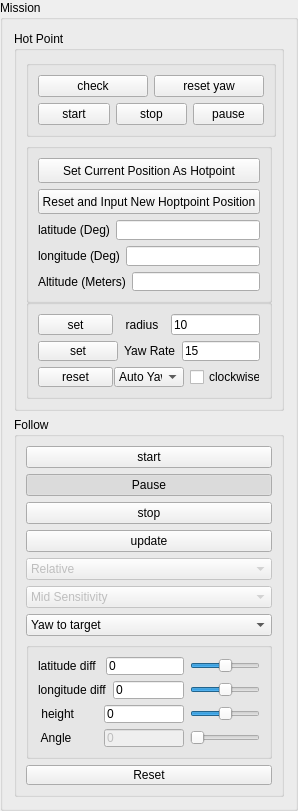
             <widget class="QGroupBox" name="gb_Mission">
              <property name="maximumSize">
               <size>
                <width>300</width>
                <height>800</height>
               </size>
              </property>
              <property name="title">
               <string>Mission</string>
              </property>
              <layout class="QVBoxLayout" name="verticalLayout_66">
               <item>
                <widget class="QGroupBox" name="groupBox_5">
                 <property name="enabled">
                  <bool>true</bool>
                 </property>
                 <property name="minimumSize">
                  <size>
                   <width>270</width>
                   <height>380</height>
                  </size>
                 </property>
                 <property name="maximumSize">
                  <size>
                   <width>270</width>
                   <height>400</height>
                  </size>
                 </property>
                 <property name="title">
                  <string>Hot Point</string>
                 </property>
                 <layout class="QVBoxLayout" name="verticalLayout_59">
                  <item>
                   <widget class="QGroupBox" name="groupBox13_2">
                    <property name="minimumSize">
                     <size>
                      <width>250</width>
                      <height>0</height>
                     </size>
                    </property>
                    <property name="maximumSize">
                     <size>
                      <width>250</width>
                      <height>16777215</height>
                     </size>
                    </property>
                    <layout class="QVBoxLayout" name="verticalLayout_35">
                     <item>
                      <layout class="QHBoxLayout" name="horizontalLayout_40">
                       <item>
                        <widget class="QPushButton" name="btn_camera_send_8">
                         <property name="text">
                          <string>check</string>
                         </property>
                        </widget>
                       </item>
                       <item>
                        <widget class="QPushButton" name="btn_camera_send_7">
                         <property name="text">
                          <string>reset yaw</string>
                         </property>
                        </widget>
                       </item>
                      </layout>
                     </item>
                     <item>
                      <layout class="QHBoxLayout" name="horizontalLayout_37">
                       <item>
                        <widget class="QPushButton" name="btn_hotPoint_start">
                         <property name="text">
                          <string>start</string>
                         </property>
                        </widget>
                       </item>
                       <item>
                        <widget class="QPushButton" name="btn_hotPoint_stop">
                         <property name="text">
                          <string>stop</string>
                         </property>
                        </widget>
                       </item>
                       <item>
                        <widget class="QPushButton" name="btn_hp_pause">
                         <property name="text">
                          <string>pause</string>
                         </property>
                         <property name="checkable">
                          <bool>true</bool>
                         </property>
                        </widget>
                       </item>
                      </layout>
                     </item>
                    </layout>
                   </widget>
                  </item>
                  <item>
                   <widget class="QGroupBox" name="groupBox10">
                    <property name="minimumSize">
                     <size>
                      <width>0</width>
                      <height>160</height>
                     </size>
                    </property>
                    <property name="maximumSize">
                     <size>
                      <width>16777215</width>
                      <height>160</height>
                     </size>
                    </property>
                    <layout class="QVBoxLayout" name="verticalLayout_39">
                     <item>
                      <widget class="QPushButton" name="btn_hotPoint_current">
                       <property name="minimumSize">
                        <size>
                         <width>0</width>
                         <height>25</height>
                        </size>
                       </property>
                       <property name="text">
                        <string>Set Current Position As Hotpoint</string>
                       </property>
                      </widget>
                     </item>
                     <item>
                      <widget class="QPushButton" name="btn_hp_data">
                       <property name="minimumSize">
                        <size>
                         <width>0</width>
                         <height>25</height>
                        </size>
                       </property>
                       <property name="text">
                        <string>Reset and Input New Hoptpoint Position</string>
                       </property>
                      </widget>
                     </item>
                     <item>
                      <layout class="QVBoxLayout" name="verticalLayout_34">
                       <item>
                        <layout class="QHBoxLayout" name="horizontalLayout_41">
                         <item>
                          <widget class="QLabel" name="label_29">
                           <property name="text">
                            <string>latitude (Deg)</string>
                           </property>
                          </widget>
                         </item>
                         <item>
                          <widget class="QLineEdit" name="le_hp_la">
                           <property name="minimumSize">
                            <size>
                             <width>80</width>
                             <height>0</height>
                            </size>
                           </property>
                           <property name="focusPolicy">
                            <enum>Qt::ClickFocus</enum>
                           </property>
                           <property name="text">
                            <string/>
                           </property>
                          </widget>
                         </item>
                        </layout>
                       </item>
                       <item>
                        <layout class="QHBoxLayout" name="horizontalLayout_42">
                         <item>
                          <widget class="QLabel" name="label_30">
                           <property name="text">
                            <string>longitude (Deg)</string>
                           </property>
                          </widget>
                         </item>
                         <item>
                          <widget class="QLineEdit" name="le_hp_lo">
                           <property name="focusPolicy">
                            <enum>Qt::ClickFocus</enum>
                           </property>
                           <property name="text">
                            <string/>
                           </property>
                          </widget>
                         </item>
                        </layout>
                       </item>
                       <item>
                        <layout class="QHBoxLayout" name="horizontalLayout_43">
                         <item>
                          <widget class="QLabel" name="label_31">
                           <property name="text">
                            <string>Altitude (Meters)</string>
                           </property>
                          </widget>
                         </item>
                         <item>
                          <widget class="QLineEdit" name="le_hp_al">
                           <property name="focusPolicy">
                            <enum>Qt::ClickFocus</enum>
                           </property>
                           <property name="text">
                            <string/>
                           </property>
                          </widget>
                         </item>
                        </layout>
                       </item>
                      </layout>
                     </item>
                    </layout>
                   </widget>
                  </item>
                  <item>
                   <widget class="QGroupBox" name="verticalGroupBox2">
                    <property name="minimumSize">
                     <size>
                      <width>0</width>
                      <height>100</height>
                     </size>
                    </property>
                    <property name="maximumSize">
                     <size>
                      <width>16777215</width>
                      <height>100</height>
                     </size>
                    </property>
                    <layout class="QVBoxLayout" name="verticalLayout_51">
                     <item>
                      <layout class="QHBoxLayout" name="horizontalLayout_39" stretch="0,0,0">
                       <item>
                        <widget class="QPushButton" name="btn_hp_setRadius">
                         <property name="maximumSize">
                          <size>
                           <width>75</width>
                           <height>16777215</height>
                          </size>
                         </property>
                         <property name="text">
                          <string>set</string>
                         </property>
                        </widget>
                       </item>
                       <item>
                        <widget class="QLabel" name="label_32">
                         <property name="text">
                          <string>  radius  </string>
                         </property>
                        </widget>
                       </item>
                       <item>
                        <widget class="QLineEdit" name="le_hp_ra">
                         <property name="focusPolicy">
                          <enum>Qt::ClickFocus</enum>
                         </property>
                         <property name="text">
                          <string>10</string>
                         </property>
                        </widget>
                       </item>
                      </layout>
                     </item>
                     <item>
                      <layout class="QHBoxLayout" name="horizontalLayout_48">
                       <item>
                        <widget class="QPushButton" name="btn_hp_setPal">
                         <property name="text">
                          <string>set</string>
                         </property>
                        </widget>
                       </item>
                       <item>
                        <widget class="QLabel" name="label_33">
                         <property name="text">
                          <string>Yaw Rate</string>
                         </property>
                        </widget>
                       </item>
                       <item>
                        <widget class="QLineEdit" name="le_hp_pa">
                         <property name="focusPolicy">
                          <enum>Qt::ClickFocus</enum>
                         </property>
                         <property name="text">
                          <string>15</string>
                         </property>
                        </widget>
                       </item>
                      </layout>
                     </item>
                     <item>
                      <layout class="QHBoxLayout" name="horizontalLayout_53">
                       <item>
                        <widget class="QPushButton" name="btn_hp_setYaw">
                         <property name="minimumSize">
                          <size>
                           <width>75</width>
                           <height>0</height>
                          </size>
                         </property>
                         <property name="maximumSize">
                          <size>
                           <width>75</width>
                           <height>16777215</height>
                          </size>
                         </property>
                         <property name="text">
                          <string>reset</string>
                         </property>
                        </widget>
                       </item>
                       <item>
                        <widget class="QComboBox" name="cb_hp_yaw">
                         <item>
                          <property name="text">
                           <string>Auto Yaw</string>
                          </property>
                         </item>
                         <item>
                          <property name="text">
                           <string>Align Inside</string>
                          </property>
                         </item>
                         <item>
                          <property name="text">
                           <string>Align Outside</string>
                          </property>
                         </item>
                         <item>
                          <property name="text">
                           <string>User define</string>
                          </property>
                         </item>
                         <item>
                          <property name="text">
                           <string>Static</string>
                          </property>
                         </item>
                        </widget>
                       </item>
                       <item>
                        <widget class="QCheckBox" name="cb_hp_cl">
                         <property name="text">
                          <string>clockwise</string>
                         </property>
                        </widget>
                       </item>
                      </layout>
                     </item>
                    </layout>
                   </widget>
                  </item>
                 </layout>
                </widget>
               </item>
               <item>
                <widget class="QGroupBox" name="gb_follow">
                 <property name="enabled">
                  <bool>true</bool>
                 </property>
                 <property name="minimumSize">
                  <size>
                   <width>270</width>
                   <height>380</height>
                  </size>
                 </property>
                 <property name="maximumSize">
                  <size>
                   <width>270</width>
                   <height>400</height>
                  </size>
                 </property>
                 <property name="title">
                  <string>Follow</string>
                 </property>
                 <layout class="QVBoxLayout" name="verticalLayout_50">
                  <item>
                   <layout class="QVBoxLayout" name="verticalLayout_38">
                    <item>
                     <widget class="QPushButton" name="btn_follow_start">
                      <property name="text">
                       <string>start</string>
                      </property>
                     </widget>
                    </item>
                    <item>
                     <widget class="QPushButton" name="btn_follow_pause">
                      <property name="text">
                       <string>Pause</string>
                      </property>
                      <property name="checkable">
                       <bool>true</bool>
                      </property>
                      <property name="checked">
                       <bool>true</bool>
                      </property>
                     </widget>
                    </item>
                    <item>
                     <widget class="QPushButton" name="btn_follow_stop">
                      <property name="text">
                       <string>stop</string>
                      </property>
                     </widget>
                    </item>
                    <item>
                     <widget class="QPushButton" name="btn_follow_update">
                      <property name="text">
                       <string>update</string>
                      </property>
                     </widget>
                    </item>
                   </layout>
                  </item>
                  <item>
                   <layout class="QVBoxLayout" name="verticalLayout_36">
                    <item>
                     <widget class="QComboBox" name="comboBox_portName_2">
                      <property name="enabled">
                       <bool>false</bool>
                      </property>
                      <item>
                       <property name="text">
                        <string>Relative</string>
                       </property>
                      </item>
                      <item>
                       <property name="text">
                        <string>Route</string>
                       </property>
                      </item>
                      <item>
                       <property name="text">
                        <string>Smart</string>
                       </property>
                      </item>
                     </widget>
                    </item>
                    <item>
                     <widget class="QComboBox" name="comboBox_portName_6">
                      <property name="enabled">
                       <bool>false</bool>
                      </property>
                      <property name="currentIndex">
                       <number>1</number>
                      </property>
                      <item>
                       <property name="text">
                        <string>Low Sensitivity</string>
                       </property>
                      </item>
                      <item>
                       <property name="text">
                        <string>Mid Sensitivity</string>
                       </property>
                      </item>
                      <item>
                       <property name="text">
                        <string>High Sensitivity</string>
                       </property>
                      </item>
                     </widget>
                    </item>
                    <item>
                     <widget class="QComboBox" name="comboBox_portName_4">
                      <item>
                       <property name="text">
                        <string>Yaw to target</string>
                       </property>
                      </item>
                      <item>
                       <property name="text">
                        <string>Yaw Custom</string>
                       </property>
                      </item>
                     </widget>
                    </item>
                   </layout>
                  </item>
                  <item>
                   <widget class="QGroupBox" name="gpx">
                    <layout class="QVBoxLayout" name="verticalLayout_37">
                     <item>
                      <layout class="QHBoxLayout" name="horizontalLayout_54">
                       <item>
                        <widget class="QLabel" name="label_37">
                         <property name="text">
                          <string>latitude diff </string>
                         </property>
                        </widget>
                       </item>
                       <item>
                        <widget class="QLineEdit" name="le_follow_la">
                         <property name="focusPolicy">
                          <enum>Qt::ClickFocus</enum>
                         </property>
                         <property name="text">
                          <string>0</string>
                         </property>
                        </widget>
                       </item>
                       <item>
                        <widget class="QSlider" name="hs_follow_la">
                         <property name="minimumSize">
                          <size>
                           <width>70</width>
                           <height>0</height>
                          </size>
                         </property>
                         <property name="minimum">
                          <number>-1000</number>
                         </property>
                         <property name="maximum">
                          <number>1000</number>
                         </property>
                         <property name="orientation">
                          <enum>Qt::Horizontal</enum>
                         </property>
                         <property name="invertedAppearance">
                          <bool>false</bool>
                         </property>
                         <property name="invertedControls">
                          <bool>false</bool>
                         </property>
                         <property name="tickPosition">
                          <enum>QSlider::NoTicks</enum>
                         </property>
                         <property name="tickInterval">
                          <number>0</number>
                         </property>
                        </widget>
                       </item>
                      </layout>
                     </item>
                     <item>
                      <layout class="QHBoxLayout" name="horizontalLayout_55">
                       <item>
                        <widget class="QLabel" name="label_38">
                         <property name="text">
                          <string>longitude diff</string>
                         </property>
                        </widget>
                       </item>
                       <item>
                        <widget class="QLineEdit" name="le_follow_lo">
                         <property name="focusPolicy">
                          <enum>Qt::ClickFocus</enum>
                         </property>
                         <property name="text">
                          <string>0</string>
                         </property>
                        </widget>
                       </item>
                       <item>
                        <widget class="QSlider" name="hs_follow_lo">
                         <property name="minimumSize">
                          <size>
                           <width>70</width>
                           <height>0</height>
                          </size>
                         </property>
                         <property name="minimum">
                          <number>-1000</number>
                         </property>
                         <property name="maximum">
                          <number>1000</number>
                         </property>
                         <property name="orientation">
                          <enum>Qt::Horizontal</enum>
                         </property>
                         <property name="invertedAppearance">
                          <bool>false</bool>
                         </property>
                         <property name="invertedControls">
                          <bool>false</bool>
                         </property>
                         <property name="tickPosition">
                          <enum>QSlider::NoTicks</enum>
                         </property>
                         <property name="tickInterval">
                          <number>0</number>
                         </property>
                        </widget>
                       </item>
                      </layout>
                     </item>
                     <item>
                      <layout class="QHBoxLayout" name="horizontalLayout_56">
                       <item>
                        <widget class="QLabel" name="label_39">
                         <property name="text">
                          <string> height       </string>
                         </property>
                        </widget>
                       </item>
                       <item>
                        <widget class="QLineEdit" name="le_follow_hi">
                         <property name="focusPolicy">
                          <enum>Qt::ClickFocus</enum>
                         </property>
                         <property name="text">
                          <string>0</string>
                         </property>
                        </widget>
                       </item>
                       <item>
                        <widget class="QSlider" name="hs_follow_al">
                         <property name="minimumSize">
                          <size>
                           <width>70</width>
                           <height>0</height>
                          </size>
                         </property>
                         <property name="minimum">
                          <number>-1000</number>
                         </property>
                         <property name="maximum">
                          <number>1000</number>
                         </property>
                         <property name="orientation">
                          <enum>Qt::Horizontal</enum>
                         </property>
                         <property name="invertedAppearance">
                          <bool>false</bool>
                         </property>
                         <property name="invertedControls">
                          <bool>false</bool>
                         </property>
                         <property name="tickPosition">
                          <enum>QSlider::NoTicks</enum>
                         </property>
                         <property name="tickInterval">
                          <number>0</number>
                         </property>
                        </widget>
                       </item>
                      </layout>
                     </item>
                     <item>
                      <layout class="QHBoxLayout" name="horizontalLayout_58">
                       <item>
                        <widget class="QLabel" name="label_42">
                         <property name="text">
                          <string> Angle        </string>
                         </property>
                        </widget>
                       </item>
                       <item>
                        <widget class="QLineEdit" name="le_follow_an">
                         <property name="enabled">
                          <bool>false</bool>
                         </property>
                         <property name="focusPolicy">
                          <enum>Qt::ClickFocus</enum>
                         </property>
                         <property name="text">
                          <string>0</string>
                         </property>
                        </widget>
                       </item>
                       <item>
                        <widget class="QSlider" name="hs_follow_an">
                         <property name="enabled">
                          <bool>false</bool>
                         </property>
                         <property name="minimumSize">
                          <size>
                           <width>70</width>
                           <height>0</height>
                          </size>
                         </property>
                         <property name="minimum">
                          <number>0</number>
                         </property>
                         <property name="maximum">
                          <number>3600</number>
                         </property>
                         <property name="orientation">
                          <enum>Qt::Horizontal</enum>
                         </property>
                         <property name="invertedAppearance">
                          <bool>false</bool>
                         </property>
                         <property name="invertedControls">
                          <bool>false</bool>
                         </property>
                         <property name="tickPosition">
                          <enum>QSlider::NoTicks</enum>
                         </property>
                         <property name="tickInterval">
                          <number>0</number>
                         </property>
                        </widget>
                       </item>
                      </layout>
                     </item>
                    </layout>
                   </widget>
                  </item>
                  <item>
                   <widget class="QPushButton" name="btn_follow_current">
                    <property name="minimumSize">
                     <size>
                      <width>0</width>
                      <height>20</height>
                     </size>
                    </property>
                    <property name="text">
                     <string>Reset</string>
                    </property>
                   </widget>
                  </item>
                 </layout>
                </widget>
               </item>
              </layout>
             </widget>
